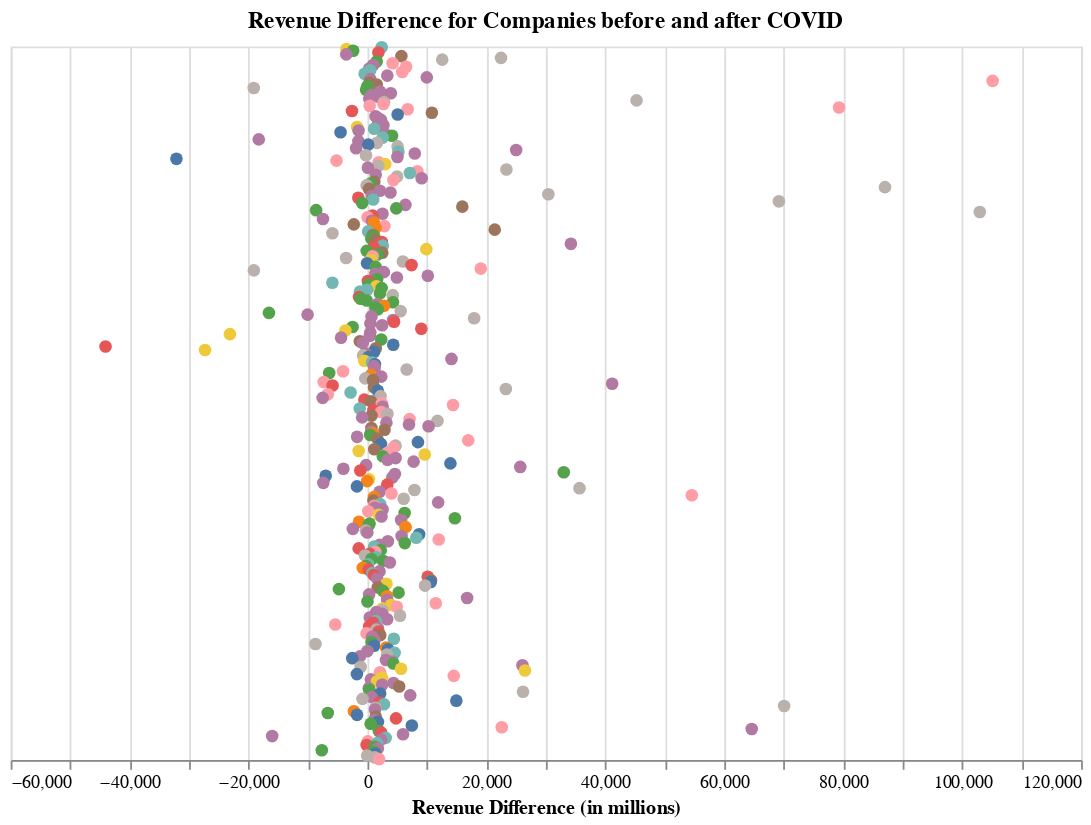

Write notebook code for a chart like this one.
### Code cell
nearest = alt.selection_point(nearest=True, on='mouseover', fields=['amount'], empty=False)
scatter = alt.Chart(final_df).mark_circle(opacity=1, size=50).encode(
    x=alt.X('revenue_diff:Q', title='Revenue Difference (in millions)'),
    y=alt.Y('name:N', axis = None),
    color=alt.Color('sector:N', legend=None),
    tooltip=['name', 'sector', 'revenue_diff', 'profit_diff']
).properties(
    width=600,
    height=400,
    title='Revenue Difference for Companies before and after COVID'
).add_params(
    nearest
)
scatter

### Figure 1 — Vega-Lite specification as saved in the notebook (floating-point values rounded to 4 significant figures; data arrays with more than 128 entries replaced by an {"elided": "..."} marker saying what was removed)
{"config": {"view": {"continuousWidth": 300, "continuousHeight": 300}}, "data": {"name": "data-e2794446e222d64667fef573bb30f853"}, "mark": {"type": "circle", "opacity": 1, "size": 50}, "encoding": {"color": {"field": "sector", "legend": null, "type": "nominal"}, "tooltip": [{"field": "name", "type": "nominal"}, {"field": "sector", "type": "nominal"}, {"field": "revenue_diff", "type": "quantitative"}, {"field": "profit_diff", "type": "quantitative"}], "x": {"field": "revenue_diff", "title": "Revenue Difference (in millions)", "type": "quantitative"}, "y": {"axis": null, "field": "name", "type": "nominal"}}, "height": 400, "params": [{"name": "param_2", "select": {"type": "point", "fields": ["amount"], "nearest": true, "on": "mouseover"}}], "title": "Revenue Difference for Companies before and after COVID", "width": 600, "$schema": "https://vega.github.io/schema/vega-lite/v5.8.0.json", "datasets": {"data-e2794446e222d64667fef573bb30f853": {"elided": "403 records"}}}
